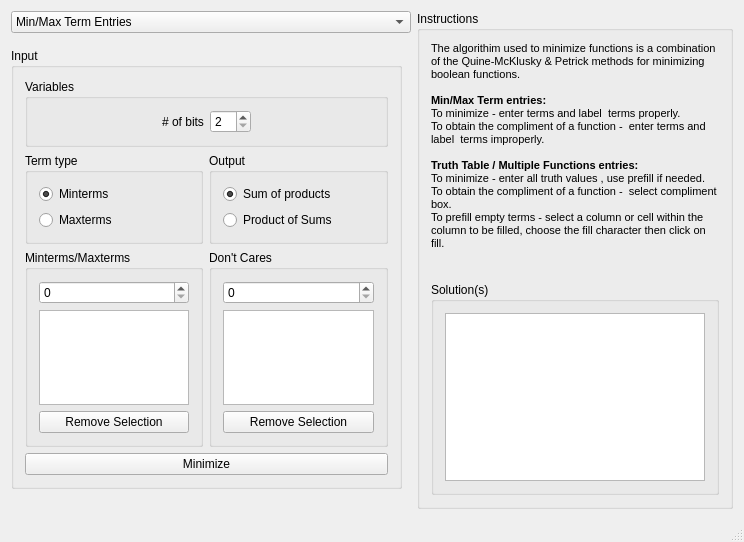
<?xml version="1.0" encoding="UTF-8"?>
<ui version="4.0">
 <class>MainWindow</class>
 <widget class="QMainWindow" name="MainWindow">
  <property name="geometry">
   <rect>
    <x>0</x>
    <y>0</y>
    <width>744</width>
    <height>542</height>
   </rect>
  </property>
  <property name="windowTitle">
   <string>MainWindow</string>
  </property>
  <property name="styleSheet">
   <string notr="true"/>
  </property>
  <widget class="QWidget" name="centralWidget">
   <layout class="QGridLayout" name="gridLayout" columnstretch="3,0">
    <item row="0" column="1" rowspan="2">
     <widget class="QGroupBox" name="groupBox_2">
      <property name="title">
       <string>Instructions</string>
      </property>
      <property name="checkable">
       <bool>false</bool>
      </property>
      <layout class="QGridLayout" name="gridLayout_5" rowstretch="0,0,0">
       <item row="2" column="0">
        <widget class="QGroupBox" name="groupBox_8">
         <property name="title">
          <string>Solution(s)</string>
         </property>
         <layout class="QGridLayout" name="gridLayout_8">
          <item row="0" column="0">
           <widget class="QListWidget" name="solutions"/>
          </item>
         </layout>
        </widget>
       </item>
       <item row="1" column="0">
        <widget class="QLabel" name="label">
         <property name="text">
          <string>&lt;!DOCTYPE HTML PUBLIC &quot;-//W3C//DTD HTML 4.0//EN&quot; &quot;http://www.w3.org/TR/REC-html40/strict.dtd&quot;&gt;
&lt;html&gt;&lt;head&gt;&lt;meta name=&quot;qrichtext&quot; content=&quot;1&quot; /&gt;&lt;style type=&quot;text/css&quot;&gt;
p, li { white-space: pre-wrap; }
&lt;/style&gt;&lt;/head&gt;&lt;body style=&quot; font-family:'MS Shell Dlg 2'; font-size:8.25pt; font-weight:400; font-style:normal;&quot;&gt;
&lt;p style=&quot; margin-top:0px; margin-bottom:0px; margin-left:0px; margin-right:0px; -qt-block-indent:0; text-indent:0px;&quot;&gt;&lt;span style=&quot; font-size:8pt;&quot;&gt;The algorithim used to minimize functions is a combination of the Quine-McKlusky &amp;amp; Petrick methods for minimizing boolean functions. &lt;br /&gt;&lt;br /&gt;&lt;/span&gt;&lt;span style=&quot; font-size:8pt; font-weight:600;&quot;&gt;Min/Max Term entries:&lt;/span&gt;&lt;/p&gt;
&lt;p style=&quot; margin-top:0px; margin-bottom:0px; margin-left:0px; margin-right:0px; -qt-block-indent:0; text-indent:0px;&quot;&gt;&lt;span style=&quot; font-size:8pt;&quot;&gt;To minimize - enter terms and label  terms properly.&lt;/span&gt;&lt;/p&gt;
&lt;p style=&quot; margin-top:0px; margin-bottom:0px; margin-left:0px; margin-right:0px; -qt-block-indent:0; text-indent:0px;&quot;&gt;&lt;span style=&quot; font-size:8pt;&quot;&gt;To obtain the compliment of a function -  enter terms and label  terms improperly.&lt;/span&gt;&lt;/p&gt;
&lt;p style=&quot;-qt-paragraph-type:empty; margin-top:0px; margin-bottom:0px; margin-left:0px; margin-right:0px; -qt-block-indent:0; text-indent:0px; font-size:8pt;&quot;&gt;&lt;/p&gt;
&lt;p style=&quot; margin-top:0px; margin-bottom:0px; margin-left:0px; margin-right:0px; -qt-block-indent:0; text-indent:0px;&quot;&gt;&lt;span style=&quot; font-size:8pt; font-weight:600;&quot;&gt;Truth Table / Multiple Functions entries:&lt;/span&gt;&lt;/p&gt;
&lt;p style=&quot; margin-top:0px; margin-bottom:0px; margin-left:0px; margin-right:0px; -qt-block-indent:0; text-indent:0px;&quot;&gt;&lt;span style=&quot; font-size:8pt;&quot;&gt;To minimize - enter all truth values , use prefill if needed.&lt;br /&gt;To obtain the compliment of a function -  select compliment box.&lt;/span&gt;&lt;/p&gt;
&lt;p style=&quot; margin-top:0px; margin-bottom:0px; margin-left:0px; margin-right:0px; -qt-block-indent:0; text-indent:0px;&quot;&gt;&lt;span style=&quot; font-size:8pt;&quot;&gt;To prefill empty terms - select a column or cell within the column to be filled, choose the fill character then click on fill.&lt;/span&gt;&lt;/p&gt;
&lt;p style=&quot;-qt-paragraph-type:empty; margin-top:0px; margin-bottom:0px; margin-left:0px; margin-right:0px; -qt-block-indent:0; text-indent:0px; font-size:8pt;&quot;&gt;&lt;/p&gt;
&lt;p style=&quot;-qt-paragraph-type:empty; margin-top:0px; margin-bottom:0px; margin-left:0px; margin-right:0px; -qt-block-indent:0; text-indent:0px; font-size:8pt;&quot;&gt;&lt;/p&gt;&lt;/body&gt;&lt;/html&gt;</string>
         </property>
         <property name="wordWrap">
          <bool>true</bool>
         </property>
        </widget>
       </item>
      </layout>
     </widget>
    </item>
    <item row="1" column="0">
     <widget class="QStackedWidget" name="stackedWidget">
      <property name="currentIndex">
       <number>0</number>
      </property>
      <widget class="QWidget" name="page_3">
       <widget class="QGroupBox" name="groupBox">
        <property name="geometry">
         <rect>
          <x>0</x>
          <y>9</y>
          <width>391</width>
          <height>441</height>
         </rect>
        </property>
        <property name="title">
         <string>Input</string>
        </property>
        <layout class="QGridLayout" name="gridLayout_2" rowstretch="0,0,0,0,0,0,0,0" columnstretch="0,0">
         <item row="6" column="0">
          <widget class="QGroupBox" name="groupBox_3">
           <property name="title">
            <string>Minterms/Maxterms</string>
           </property>
           <layout class="QGridLayout" name="gridLayout_3">
            <item row="0" column="0">
             <widget class="QSpinBox" name="termBox"/>
            </item>
            <item row="1" column="0">
             <widget class="QListWidget" name="termsList">
              <property name="selectionMode">
               <enum>QAbstractItemView::ExtendedSelection</enum>
              </property>
             </widget>
            </item>
            <item row="2" column="0">
             <widget class="QPushButton" name="termButton">
              <property name="text">
               <string>Remove Selection</string>
              </property>
             </widget>
            </item>
           </layout>
          </widget>
         </item>
         <item row="6" column="1">
          <widget class="QGroupBox" name="groupBox_4">
           <property name="title">
            <string>Don't Cares</string>
           </property>
           <layout class="QGridLayout" name="gridLayout_4">
            <item row="0" column="0">
             <widget class="QSpinBox" name="dcBox"/>
            </item>
            <item row="1" column="0">
             <widget class="QListWidget" name="dcList">
              <property name="selectionMode">
               <enum>QAbstractItemView::ExtendedSelection</enum>
              </property>
             </widget>
            </item>
            <item row="2" column="0">
             <widget class="QPushButton" name="dcButton">
              <property name="text">
               <string>Remove Selection</string>
              </property>
             </widget>
            </item>
           </layout>
          </widget>
         </item>
         <item row="1" column="0" rowspan="2" colspan="2">
          <widget class="QGroupBox" name="groupBox_7">
           <property name="title">
            <string>Variables</string>
           </property>
           <layout class="QHBoxLayout" name="horizontalLayout_4">
            <item>
             <spacer name="horizontalSpacer">
              <property name="orientation">
               <enum>Qt::Horizontal</enum>
              </property>
              <property name="sizeHint" stdset="0">
               <size>
                <width>40</width>
                <height>20</height>
               </size>
              </property>
             </spacer>
            </item>
            <item>
             <widget class="QLabel" name="label_2">
              <property name="text">
               <string># of bits</string>
              </property>
             </widget>
            </item>
            <item>
             <widget class="QSpinBox" name="bitsBox">
              <property name="minimum">
               <number>2</number>
              </property>
              <property name="maximum">
               <number>10</number>
              </property>
             </widget>
            </item>
            <item>
             <spacer name="horizontalSpacer_2">
              <property name="orientation">
               <enum>Qt::Horizontal</enum>
              </property>
              <property name="sizeHint" stdset="0">
               <size>
                <width>40</width>
                <height>20</height>
               </size>
              </property>
             </spacer>
            </item>
           </layout>
          </widget>
         </item>
         <item row="4" column="0">
          <widget class="QGroupBox" name="groupBox_5">
           <property name="title">
            <string>Term type</string>
           </property>
           <layout class="QGridLayout" name="gridLayout_7">
            <item row="0" column="0">
             <widget class="QRadioButton" name="minButton">
              <property name="text">
               <string>Minterms</string>
              </property>
              <property name="checked">
               <bool>true</bool>
              </property>
             </widget>
            </item>
            <item row="1" column="0">
             <widget class="QRadioButton" name="maxButton">
              <property name="text">
               <string>Maxterms</string>
              </property>
             </widget>
            </item>
           </layout>
          </widget>
         </item>
         <item row="4" column="1">
          <widget class="QGroupBox" name="groupBox_6">
           <property name="title">
            <string>Output</string>
           </property>
           <layout class="QGridLayout" name="gridLayout_6">
            <item row="0" column="0">
             <widget class="QRadioButton" name="sopButton">
              <property name="text">
               <string>Sum of products</string>
              </property>
              <property name="checked">
               <bool>true</bool>
              </property>
             </widget>
            </item>
            <item row="1" column="0">
             <widget class="QRadioButton" name="posButton">
              <property name="text">
               <string>Product of Sums</string>
              </property>
             </widget>
            </item>
           </layout>
          </widget>
         </item>
         <item row="7" column="0" colspan="2">
          <widget class="QPushButton" name="solveButton">
           <property name="text">
            <string>Minimize</string>
           </property>
          </widget>
         </item>
        </layout>
       </widget>
      </widget>
      <widget class="QWidget" name="page_4">
       <layout class="QGridLayout" name="gridLayout_10">
        <item row="0" column="0">
         <widget class="QGroupBox" name="groupBox_9">
          <property name="title">
           <string>Input</string>
          </property>
          <layout class="QGridLayout" name="gridLayout_9" rowstretch="1,7,1,1" columnstretch="0">
           <item row="0" column="0">
            <widget class="QGroupBox" name="groupBox_10">
             <property name="title">
              <string/>
             </property>
             <layout class="QGridLayout" name="gridLayout_11">
              <item row="0" column="1">
               <widget class="QLabel" name="label_4">
                <property name="text">
                 <string># of Bits</string>
                </property>
               </widget>
              </item>
              <item row="0" column="2">
               <widget class="QSpinBox" name="bitsBox2">
                <property name="alignment">
                 <set>Qt::AlignCenter</set>
                </property>
                <property name="minimum">
                 <number>2</number>
                </property>
                <property name="maximum">
                 <number>8</number>
                </property>
               </widget>
              </item>
              <item row="0" column="3">
               <widget class="QLabel" name="label_3">
                <property name="text">
                 <string># of Functions</string>
                </property>
               </widget>
              </item>
              <item row="0" column="4">
               <widget class="QSpinBox" name="functionBox">
                <property name="alignment">
                 <set>Qt::AlignCenter</set>
                </property>
                <property name="minimum">
                 <number>1</number>
                </property>
                <property name="maximum">
                 <number>8</number>
                </property>
               </widget>
              </item>
              <item row="1" column="1">
               <widget class="QLabel" name="label_5">
                <property name="text">
                 <string>Fill Value</string>
                </property>
               </widget>
              </item>
              <item row="1" column="2">
               <widget class="QComboBox" name="defaultBox">
                <item>
                 <property name="text">
                  <string>0</string>
                 </property>
                </item>
                <item>
                 <property name="text">
                  <string>1</string>
                 </property>
                </item>
                <item>
                 <property name="text">
                  <string>x</string>
                 </property>
                </item>
               </widget>
              </item>
              <item row="1" column="3">
               <widget class="QPushButton" name="fillButton">
                <property name="text">
                 <string>Fill</string>
                </property>
               </widget>
              </item>
              <item row="0" column="0">
               <spacer name="horizontalSpacer_3">
                <property name="orientation">
                 <enum>Qt::Horizontal</enum>
                </property>
                <property name="sizeType">
                 <enum>QSizePolicy::Fixed</enum>
                </property>
                <property name="sizeHint" stdset="0">
                 <size>
                  <width>40</width>
                  <height>20</height>
                 </size>
                </property>
               </spacer>
              </item>
             </layout>
            </widget>
           </item>
           <item row="1" column="0">
            <widget class="QGroupBox" name="groupBox_11">
             <property name="title">
              <string>Truth Table</string>
             </property>
             <layout class="QGridLayout" name="gridLayout_12">
              <item row="0" column="0">
               <widget class="QTableWidget" name="entryTable">
                <property name="sizePolicy">
                 <sizepolicy hsizetype="Preferred" vsizetype="Expanding">
                  <horstretch>0</horstretch>
                  <verstretch>0</verstretch>
                 </sizepolicy>
                </property>
                <property name="minimumSize">
                 <size>
                  <width>322</width>
                  <height>1</height>
                 </size>
                </property>
                <property name="maximumSize">
                 <size>
                  <width>322</width>
                  <height>16777215</height>
                 </size>
                </property>
               </widget>
              </item>
             </layout>
            </widget>
           </item>
           <item row="2" column="0">
            <widget class="QGroupBox" name="groupBox_12">
             <property name="title">
              <string>Output</string>
             </property>
             <layout class="QGridLayout" name="gridLayout_14">
              <item row="0" column="1">
               <widget class="QRadioButton" name="sopButton2">
                <property name="text">
                 <string>Sum of Products</string>
                </property>
                <property name="checked">
                 <bool>true</bool>
                </property>
               </widget>
              </item>
              <item row="0" column="2">
               <widget class="QRadioButton" name="posButton2">
                <property name="text">
                 <string>Product of Sums</string>
                </property>
                <property name="checked">
                 <bool>false</bool>
                </property>
               </widget>
              </item>
             </layout>
            </widget>
           </item>
           <item row="3" column="0">
            <widget class="QGroupBox" name="groupBox_13">
             <property name="title">
              <string/>
             </property>
             <layout class="QGridLayout" name="gridLayout_13">
              <item row="0" column="0">
               <widget class="QCheckBox" name="complimentBox">
                <property name="text">
                 <string>Compliment</string>
                </property>
               </widget>
              </item>
              <item row="0" column="1">
               <widget class="QPushButton" name="solveButton2">
                <property name="text">
                 <string>Minimize</string>
                </property>
               </widget>
              </item>
             </layout>
            </widget>
           </item>
          </layout>
         </widget>
        </item>
       </layout>
      </widget>
     </widget>
    </item>
    <item row="0" column="0">
     <widget class="QComboBox" name="comboBox">
      <item>
       <property name="text">
        <string>Min/Max Term Entries</string>
       </property>
      </item>
      <item>
       <property name="text">
        <string>Truth Table / Multiple Function Entries</string>
       </property>
      </item>
     </widget>
    </item>
   </layout>
  </widget>
  <widget class="QMenuBar" name="menuBar">
   <property name="geometry">
    <rect>
     <x>0</x>
     <y>0</y>
     <width>744</width>
     <height>21</height>
    </rect>
   </property>
  </widget>
  <widget class="QStatusBar" name="statusBar"/>
 </widget>
 <layoutdefault spacing="6" margin="11"/>
 <tabstops>
  <tabstop>solutions</tabstop>
 </tabstops>
 <resources/>
 <connections>
  <connection>
   <sender>comboBox</sender>
   <signal>activated(int)</signal>
   <receiver>stackedWidget</receiver>
   <slot>setCurrentIndex(int)</slot>
   <hints>
    <hint type="sourcelabel">
     <x>135</x>
     <y>36</y>
    </hint>
    <hint type="destinationlabel">
     <x>137</x>
     <y>59</y>
    </hint>
   </hints>
  </connection>
 </connections>
</ui>
